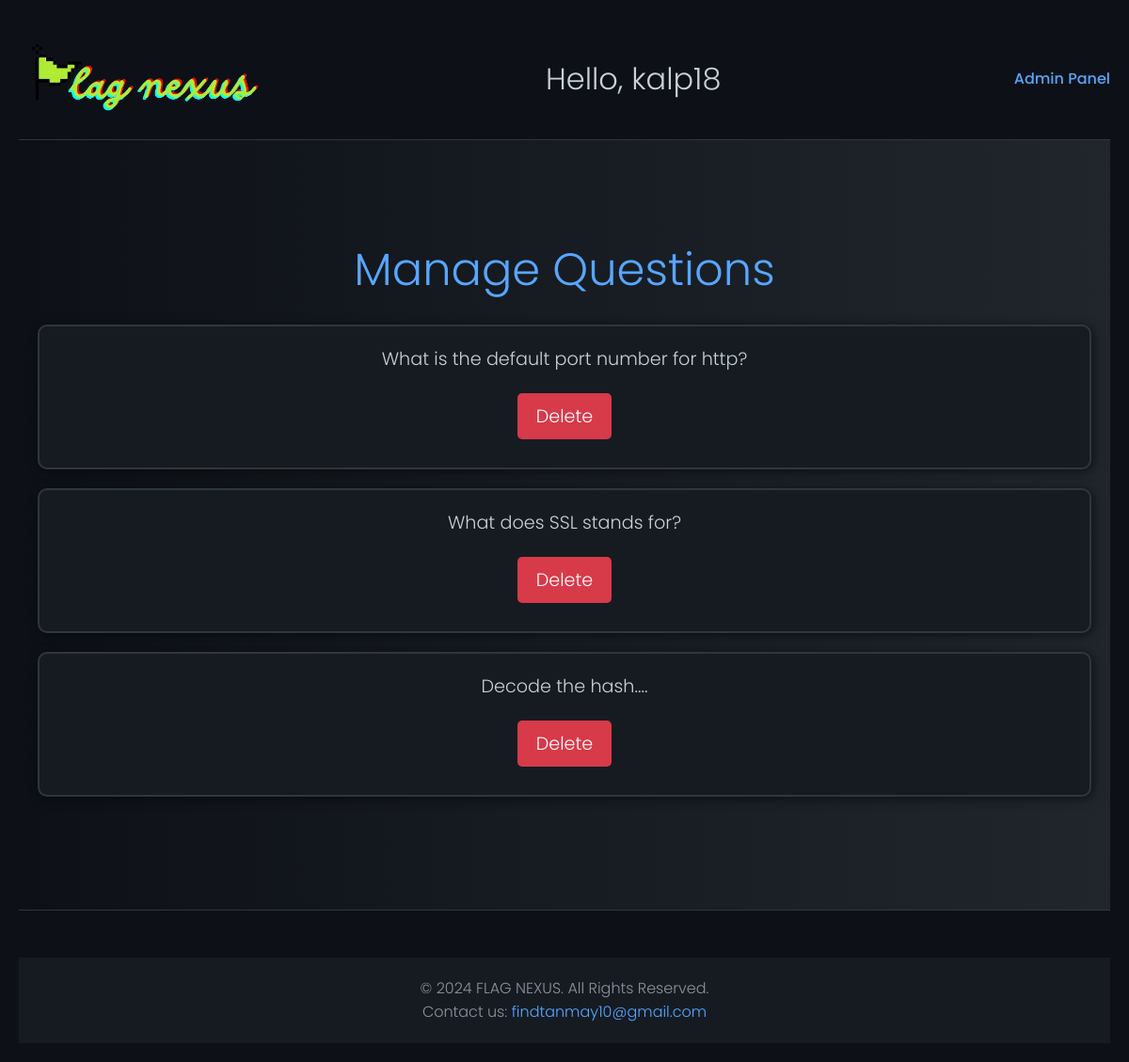
Before: /admin/viewquiz.php (signed in) with the older database file.
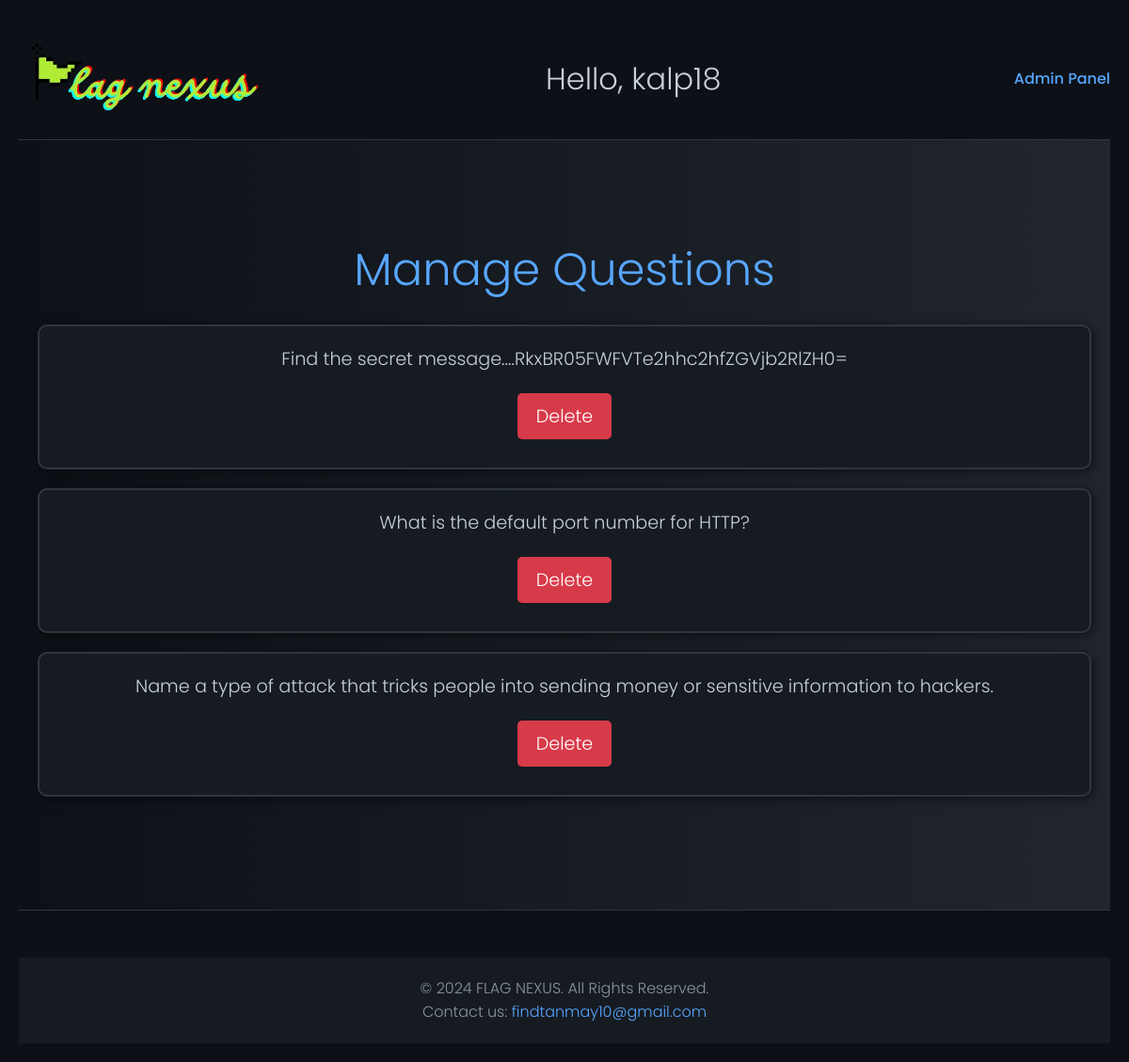
After: the same page with the newer database file.
### tables this page shows
CREATE TABLE IF NOT EXISTS `quiz` (
  `qid` int NOT NULL AUTO_INCREMENT,
  `question` varchar(600) NOT NULL,
  `answer` varchar(600) NOT NULL,
  PRIMARY KEY (`qid`)
);

### admin/viewquiz.php (the view, shortened to what this page needs)
<!DOCTYPE html>
<html lang="en">
<head>
    <link rel="stylesheet" href="../style/viewquiz.css">
</head>
<body>
    <div class="container">
        <header>
            <div class="logo">
                <img src="../assets/images/logo.png" alt="CTF Logo">
            </div>
            <h1>
                <?php
                if (isset($_SESSION['uname'])) {
                    echo "Hello, " . $_SESSION['uname'] . "";
                }
                ?>
            </h1>
            <nav>
                <ul>
                    <li><a href="admin.php">Admin Panel</a></li>
                </ul>
            </nav>
        </header>
        <section class="hero">
            <h2 class="hero-title">Manage Questions</h2>
            <div class="card-container">
                <?php
                $con = mysqli_connect('localhost', 'root', '');
                mysqli_select_db($con, 'flagnexus');
                $query = "SELECT * FROM quiz";
                $result = mysqli_query($con, $query);
                while ($row = mysqli_fetch_assoc($result)) {
                    echo "
                    <div class='question-block'>
                        <div class='question-text'>$row[question]</div>
                        <form action='viewquiz.php' method='post'>
                            <button class='submit-btn delete-btn' name='btndel'  value=" . $row['qid'] . ">Delete</button>
                        </form>
                    </div>
                    ";
                }
                ?>
            </div>
        </section>
        <footer>
            <p>&copy; 2024 FLAG NEXUS. All Rights Reserved.</p>
            <p>Contact us: <a href="mailto:findtanmay10@gmail.com">findtanmay10@gmail.com</a></p>
        </footer>
    </div>
</body>
</html>

Changed rows visible on the page:
removed quiz: question "What does SSL stands for?", $row['qid'] 2 (drawn)
removed quiz: question "Decode the hash....", $row['qid'] 3 (drawn)
changed quiz: question "What is the default port number for http?" → "Find the secret message....RkxBR05FWFVTe2hhc2hfZGVjb2RlZH0="
added quiz: question "What is the default port number for HTTP?", $row['qid'] 3 (drawn)
added quiz: question "Name a type of attack that tricks people into sending money or sensitive information to hackers.", $row['qid'] 4 (drawn)
